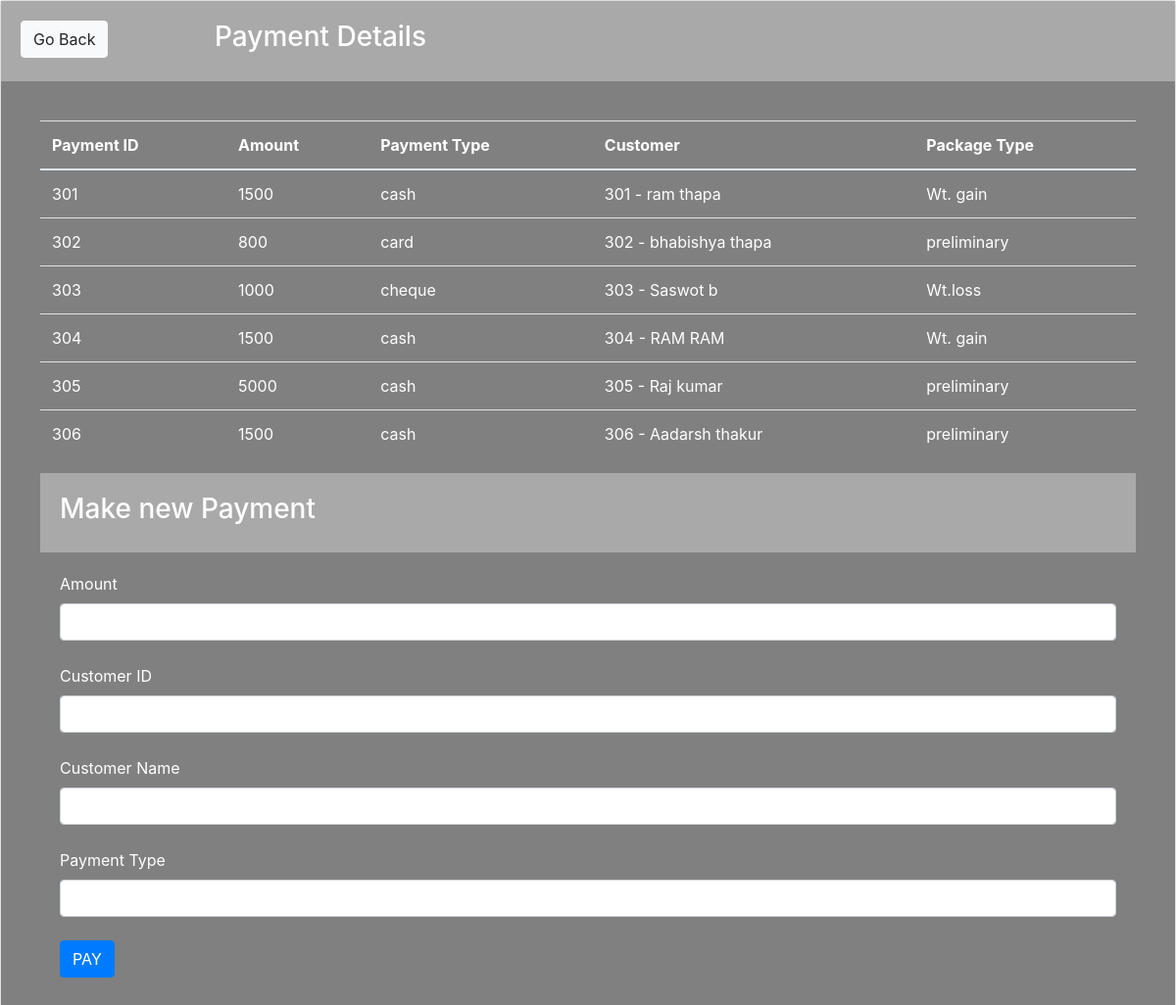
The app's page /payment.php with its own data.
### tables this page shows
CREATE TABLE IF NOT EXISTS `payment` (
    `Payment_id` int NOT NULL AUTO_INCREMENT,
    `package_id` varchar(40) NOT NULL,
    `Amount` int NOT NULL,
    `customer_id` int NOT NULL,
    `payment_type` varchar(20) NOT NULL,
    PRIMARY KEY (`Payment_id`),
    FOREIGN KEY (`package_id`) REFERENCES `package` (`Package_id`),
    FOREIGN KEY (`customer_id`) REFERENCES `gymapp` (`contact`)
);

CREATE TABLE IF NOT EXISTS `gymapp` (
    `fname` varchar(40) NOT NULL,
    `lname` varchar(40) NOT NULL,
    `email` varchar(40) NOT NULL,
    `contact` int NOT NULL,
    `trainer_id` int NOT NULL,
    `logintb_id` int NULL,
    PRIMARY KEY (`contact`),
    FOREIGN KEY (`trainer_id`) REFERENCES `trainer` (`Trainer_id`),
    FOREIGN KEY (`logintb_id`) REFERENCES `logintb` (`logintb_id`)
);

CREATE TABLE IF NOT EXISTS `package` (
    `Package_id` varchar(40) NOT NULL,
    `Package_name` varchar(40) NOT NULL,
    `Amount` int NOT NULL,
    PRIMARY KEY (`Package_id`)
);

### func.php (the view, shortened to what this page needs)
<?php
$con = mysqli_connect("localhost", "root", "", "gymwebsite");
function get_payment()
{
    global $con;
    $query = "select * from Payment";
    $result = mysqli_query($con, $query);
    while ($row = mysqli_fetch_array($result)) {
        $Payment_id = $row['Payment_id'];
        $Amount = $row['Amount'];
        $payment_type = $row['payment_type'];
        $customer_id = $row['customer_id'];
        $package_id = $row['package_id'];
        $query_package = "SELECT Package_name FROM package WHERE Package_id = '$package_id'";
        $result_package = mysqli_query($con, $query_package);
        $row_package = mysqli_fetch_assoc($result_package);
        $package_name = $row_package['Package_name'];
        $query_customer = "SELECT fname, lname FROM gymapp WHERE contact = '$customer_id'";
        $result_customer = mysqli_query($con, $query_customer);
        if ($result_customer && mysqli_num_rows($result_customer) > 0) {
            $row_customer = mysqli_fetch_assoc($result_customer);
            $customer = $Payment_id . " - " . $row_customer['fname'] . " " . $row_customer['lname'];
        } else {
            $customer = "Customer Not Found";
        }
        echo "<tr>
        <td>$Payment_id</td>
        <td>$Amount</td>
        <td>$payment_type</td>
        <td>$customer</td>
        <td>$package_name</td>
        </tr>";
    }
}

### records on screen
payment: Payment_id "301", Amount "1500", payment_type "cash", Payment_id.lname "301 - ram thapa", package.Package_name "Wt. gain"
payment: Payment_id "302", Amount "800", payment_type "card", Payment_id.lname "302 - bhabishya thapa", package.Package_name "preliminary"
payment: Payment_id "303", Amount "1000", payment_type "cheque", Payment_id.lname "303 - Saswot b", package.Package_name "Wt.loss"
payment: Payment_id "304", Amount "1500", payment_type "cash", Payment_id.lname "304 - RAM RAM", package.Package_name "Wt. gain"
payment: Payment_id "305", Amount "5000", payment_type "cash", Payment_id.lname "305 - Raj kumar", package.Package_name "preliminary"
payment: Payment_id "306", Amount "1500", payment_type "cash", Payment_id.lname "306 - Aadarsh thakur", package.Package_name "preliminary"
